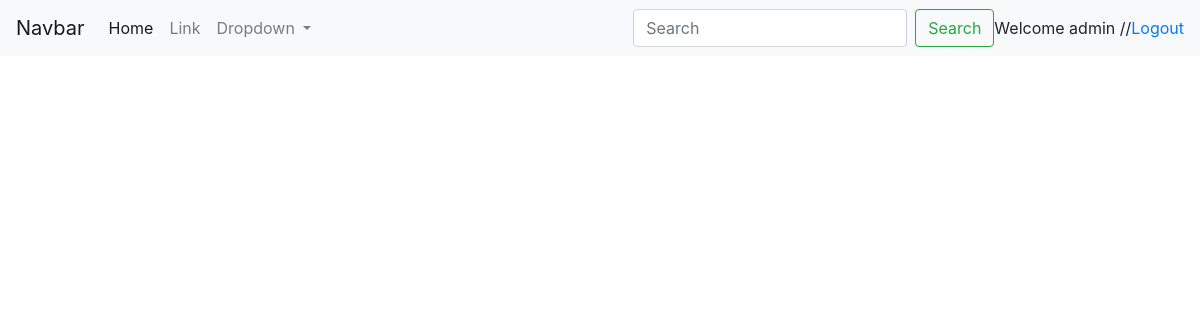
/my_followed (signed in), run on an earlier commit of the app's database.
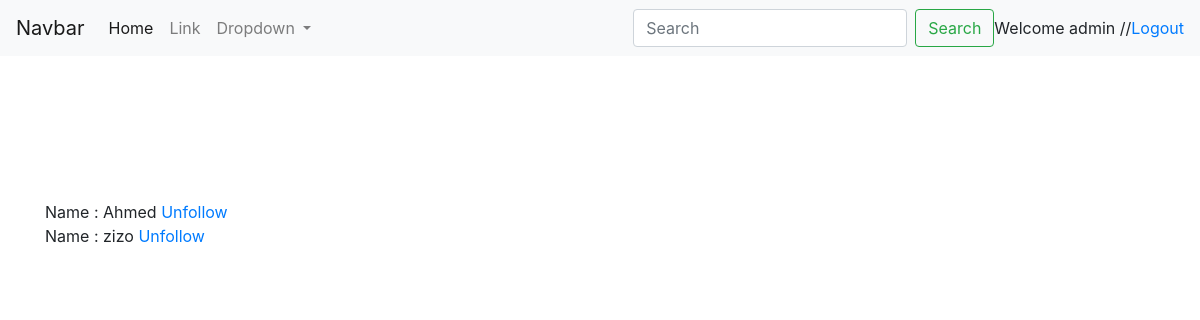
And on a later commit of the database.
### blog/models.py (models this page shows, shortened)
class Following(models.Model):
    created = models.DateTimeField(auto_now_add=True)
    a_user = models.ForeignKey(User, on_delete=models.CASCADE, related_name='follows', blank=True)
    follows = models.ForeignKey(User, on_delete=models.CASCADE, related_name='following', blank=True, default=None)
    boolean = models.BooleanField(default=False,blank=True)

### blog/views.py (the view)
# urls.py: path('my_followed', my_followed, name='my_followed'),
@login_required
def my_followed(request):
    followed = Following.objects.filter(a_user_id__exact=request.user)
    context = {'followed': followed}
    return render(request, 'my_followed.html', context)

### templates/my_followed.html (shortened to what this page needs)
{% extends "base.html" %}
{% load static %}
{% block body %}
<nav class="navbar navbar-expand-lg navbar-light bg-light">
  <a class="navbar-brand"  href="{% url 'home' %}">Navbar</a>
  <div class="collapse navbar-collapse" id="navbarSupportedContent">
    <ul class="navbar-nav mr-auto">
      <li class="nav-item active">
        <a class="nav-link"  href="{% url 'home' %}">Home <span class="sr-only">(current)</span></a>
      </li>
      <li class="nav-item">
        <a class="nav-link" href="#">Link</a>
      </li>
      <li class="nav-item dropdown">
        <a class="nav-link dropdown-toggle" href="#" id="navbarDropdown" role="button" data-toggle="dropdown" aria-haspopup="true" aria-expanded="false">
          Dropdown
        </a>
      </li>
    </ul>
    <form class="form-inline my-2 my-lg-0">
      <input class="form-control mr-sm-2" type="search" placeholder="Search" aria-label="Search">
      <button class="btn btn-outline-success my-2 my-sm-0" type="submit">Search</button>
        Welcome {{ user.get_username }} //
     <a class="" href="{% url 'logout' %}">Logout</a>
    </form>
  </div>
</nav>
<br><br><br><br><br>
   <div class="container">
{% for followed in followed  %}
   <br>
    Name :
    {{ followed.follows}}
      <a href="{% url 'unfollow' followed.id %}">Unfollow</a>
{% endfor %}
</div>
{% endblock %}

What changed in the data, as far as the page shows it:
added Following: follows "Ahmed"
added Following: follows "zizo"
